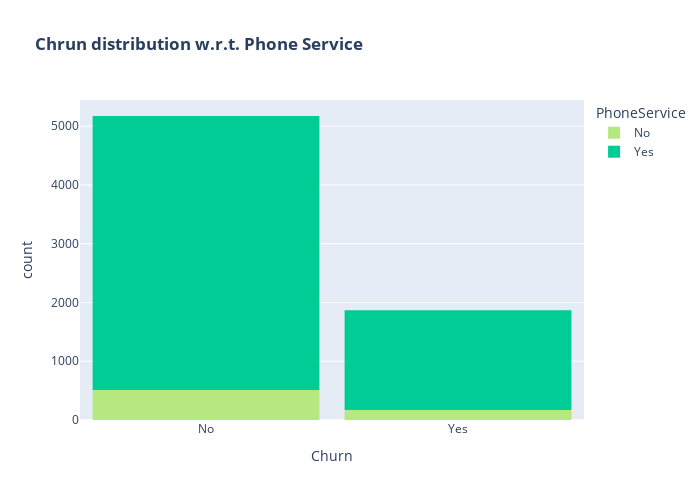

The cell this chart's notebook holds for it:
### Markdown cell above
Most customers churn in the absence of online security,

### Code cell
color_map = {"Yes": '#00CC96', "No": '#B6E880'}
fig = px.histogram(customer_churn, x="Churn", color="PhoneService", title="<b>Chrun distribution w.r.t. Phone Service</b>", color_discrete_map=color_map)
fig.update_layout(width=700, height=500, bargap=0.1)
fig.show()

### Figure 1 — Plotly figure (JSON) as saved in the notebook; plotly's stock layout.template omitted (floating-point values rounded to 4 significant figures; data arrays with more than 128 entries replaced by an {"elided": "..."} marker saying what was removed)
{"data": [{"alignmentgroup": "True", "bingroup": "x", "hovertemplate": "PhoneService=No<br>Churn=%{x}<br>count=%{y}<extra></extra>", "legendgroup": "No", "marker": {"color": "#B6E880", "pattern": {"shape": ""}}, "name": "No", "offsetgroup": "No", "orientation": "v", "showlegend": true, "type": "histogram", "x": {"elided": "682 str values"}, "xaxis": "x", "yaxis": "y"}, {"alignmentgroup": "True", "bingroup": "x", "hovertemplate": "PhoneService=Yes<br>Churn=%{x}<br>count=%{y}<extra></extra>", "legendgroup": "Yes", "marker": {"color": "#00CC96", "pattern": {"shape": ""}}, "name": "Yes", "offsetgroup": "Yes", "orientation": "v", "showlegend": true, "type": "histogram", "x": {"elided": "6361 str values"}, "xaxis": "x", "yaxis": "y"}], "layout": {"bargap": 0.1, "barmode": "relative", "height": 500, "legend": {"title": {"text": "PhoneService"}, "tracegroupgap": 0}, "title": {"text": "<b>Chrun distribution w.r.t. Phone Service</b>"}, "width": 700, "xaxis": {"anchor": "y", "domain": [0, 1], "title": {"text": "Churn"}}, "yaxis": {"anchor": "x", "domain": [0, 1], "title": {"text": "count"}}}}
